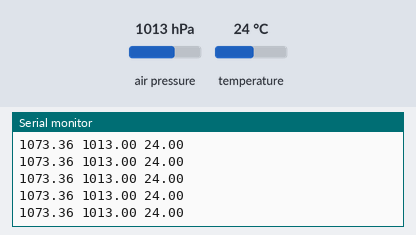
Bench run of a sketch on a simulated Arduino Uno, built with avr-gcc and run on an emulated ATmega328P. Shown: the last lines printed to the serial monitor. The inputs (shaded band) are chosen by the test bench; at power-on: air pressure 1013 hPa, temperature 24 °C.

Above: at 1.2 s.
1.3 s: air pressure set to 952 hPa
At 1.42 s:
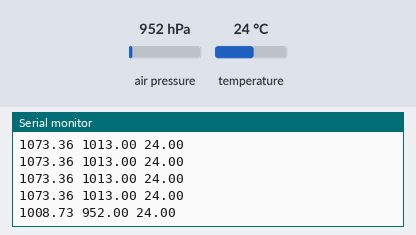
2.8 s: temperature set to 12 °C
At 2.83 s:
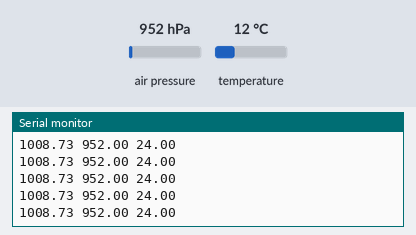
4.3 s: air pressure set to 975 hPa
At 4.32 s:
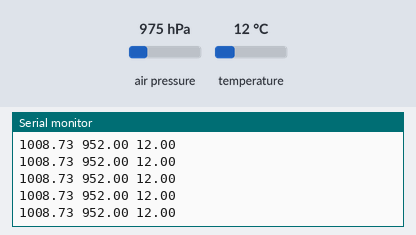
Timing chart, 0 to 7.3 s (numbered marks = the images above; inputs shaded):
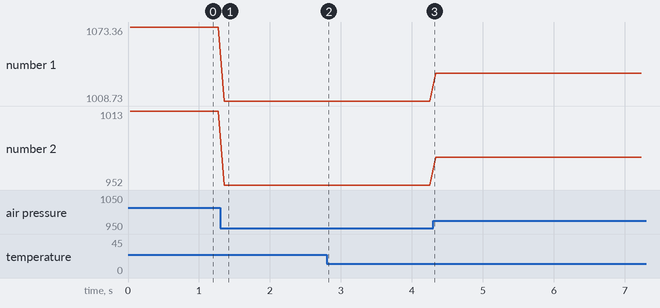

Measured:
- after the input at 1.3 s, the serial monitor: prints a new line after 0.06 s (image 1)
- plotted number 1: 1073.36 → 1008.73 after the input at 1.3 s, 1008.73 → 1033.1 after the input at 4.3 s
- plotted number 2: 1013 → 952 after the input at 1.3 s, 952 → 975 after the input at 4.3 s

The sketch:

SFE_BMP180_SGH2.ino
```cpp
// (licence header left out)
// Your sketch must #include this library, and the Wire library.
// (Wire is a standard library included with Arduino.):

#include <SFE_BMP180.h>
#include <Wire.h>

// You will need to create an SFE_BMP180 object, here called "pressure":

SFE_BMP180 pressure;

//double baseline; // baseline pressure

#define ALTITUDE 485.590 // Altitude of SparkFun's HQ in Boulder, CO. in meters
int pseudo;

struct pressureValues {
  double T;
  double P;
  double p0;
  double a;
} pressureValue;


void setup()
{
  Serial.begin(115200);
  //Serial.println("REBOOT");
  pressure.begin();

  // Initialize the sensor (it is important to get calibration values stored on the device).
/*
  if (pressure.begin())
    Serial.println("BMP180 init success");

  else
  {
    // Oops, something went wrong, this is usually a connection problem,
    // see the comments at the top of this sketch for the proper connections.

    Serial.println("BMP180 init fail\n\n");
    while(1); // Pause forever.
  }
  */

  // Get the baseline pressure:

/*  baseline = getPressure();

  Serial.print("baseline pressure: ");
  Serial.print(baseline);
  Serial.println(" mb");  */
}

void loop()
{
  char status;
  double T,P,p0,a;
  struct pressureValues Messung;

  // Loop here getting pressure readings every 10 seconds.

  // If you want sea-level-compensated pressure, as used in weather reports,
  // you will need to know the altitude at which your measurements are taken.
  // We're using a constant called ALTITUDE in this sketch:
  //Serial.print("provided altitude: ");

  Messung = _pressure();
  Serial.print(Messung.p0);
  Serial.print(" ");
  Serial.print(Messung.P);
  Serial.print(" ");
  Serial.println(Messung.T);
/*  Serial.print(ALTITUDE,0);
  Serial.print(" ");
  Serial.print(ALTITUDE*3.28084,0);
  Serial.print(","); */


  delay(50);  // Pause for 50 miliseconds.
}
```

Pressure.ino
```cpp
 struct pressureValues _pressure() {
  char status;
   double T,P,p0,a;
   struct pressureValues Messung1;

 // If you want to measure altitude, and not pressure, you will instead need
  // to provide a known baseline pressure. This is shown at the end of the sketch.

  // You must first get a temperature measurement to perform a pressure reading.

  // Start a temperature measurement:
  // If request is successful, the number of ms to wait is returned.
  // If request is unsuccessful, 0 is returned.

  status = pressure.startTemperature();
  if (status != 0)
  {
    // Wait for the measurement to complete:
    delay(status);

    // Retrieve the completed temperature measurement:
    // Note that the measurement is stored in the variable T.
    // Function returns 1 if successful, 0 if failure.

    status = pressure.getTemperature(T);
    if (status != 0)
    {
      // Print out the measurement:
      //Serial.print("temperature: ");

      /* Serial.print((9.0/5.0)*T+32.0,2);
      Serial.print(" "); */

      // Start a pressure measurement:
      // The parameter is the oversampling setting, from 0 to 3 (highest res, longest wait).
      // If request is successful, the number of ms to wait is returned.
      // If request is unsuccessful, 0 is returned.
       Messung1.T = T;

      status = pressure.startPressure(3);
      if (status != 0)
      {
        // Wait for the measurement to complete:
        delay(status);

        // Retrieve the completed pressure measurement:
        // Note that the measurement is stored in the variable P.
        // Note also that the function requires the previous temperature measurement (T).
        // (If temperature is stable, you can do one temperature measurement for a number of pressure measurements.)
        // Function returns 1 if successful, 0 if failure.

        status = pressure.getPressure(P,T);
        if (status != 0)
        {
          // Print out the measurement:
          //Serial.print("absolute pressure: ");

       /* Serial.print(P*0.0295333727,2);
          Serial.print(","); */

          // The pressure sensor returns abolute pressure, which varies with altitude.
          // To remove the effects of altitude, use the sealevel function and your current altitude.
          // This number is commonly used in weather reports.
          // Parameters: P = absolute pressure in mb, ALTITUDE = current altitude in m.
          // Result: p0 = sea-level compensated pressure in mb
          Messung1.P = P;

          p0 = pressure.sealevel(P,ALTITUDE); // we're at 1655 meters (Boulder, CO)
           Messung1.p0 = p0;

          //Serial.print("relative (sea-level) pressure: ");
            double T,P,p0,a;
          //Serial.print("temperature: ");

       /*   Serial.print(p0*0.0295333727,2);
          Serial.print(","); */

          // On the other hand, if you want to determine your altitude from the pressure reading,
          // use the altitude function along with a baseline pressure (sea-level or other).
          // Parameters: P = absolute pressure in mb, p0 = baseline pressure in mb.
          // Result: a = altitude in m.

          a = pressure.altitude(P,p0);

      /*    Serial.print(a,0);
          Serial.println(" ");
          Serial.print(a*3.28084,0);
          //Serial.println(" feet"); */
        }
        else //Serial.println("error retrieving pressure measurement\n");+
        pseudo = 0;
      }
      else //Serial.println("error starting pressure measurement\n");
      pseudo = 0;
    }
    else //Serial.println("error retrieving temperature measurement\n");
    pseudo = 0;
  }
  else //Serial.println("error starting temperature measurement\n");
  pseudo = 0;
  return(Messung1);
}
```
